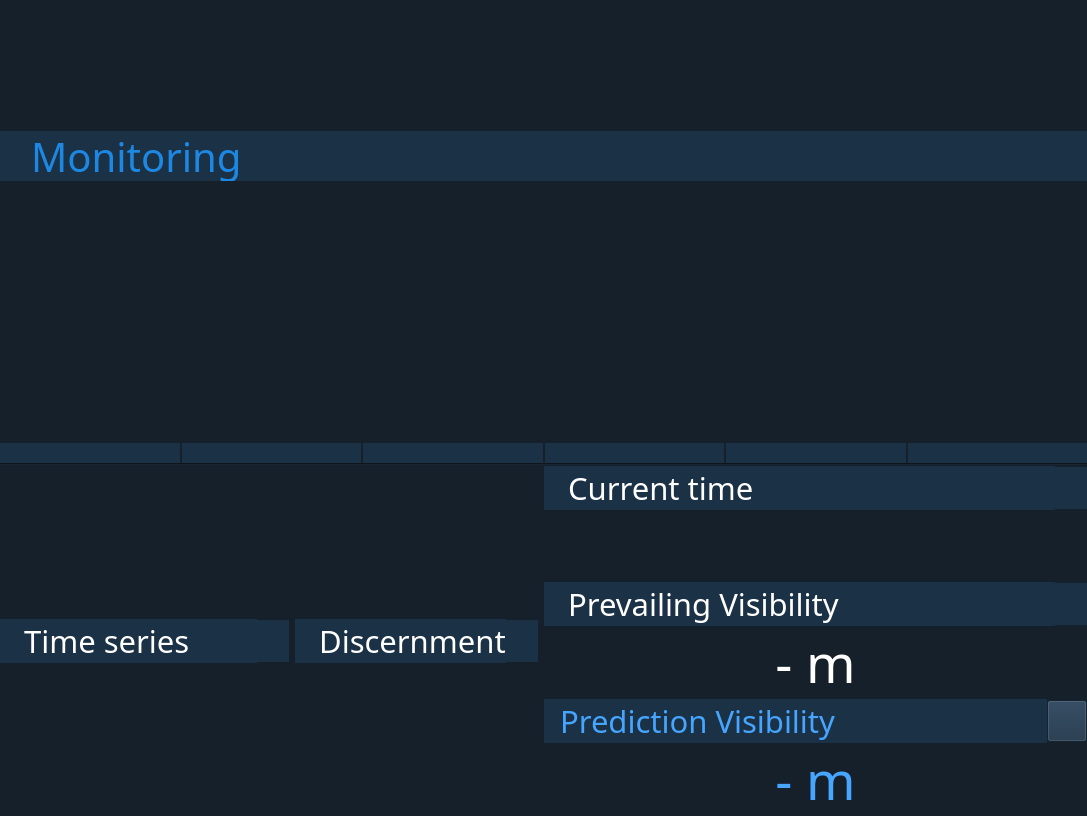
<?xml version="1.0" encoding="UTF-8"?>
<ui version="4.0">
 <class>MainWindow</class>
 <widget class="QMainWindow" name="MainWindow">
  <property name="enabled">
   <bool>true</bool>
  </property>
  <property name="geometry">
   <rect>
    <x>0</x>
    <y>0</y>
    <width>1087</width>
    <height>816</height>
   </rect>
  </property>
  <property name="sizePolicy">
   <sizepolicy hsizetype="Preferred" vsizetype="Preferred">
    <horstretch>0</horstretch>
    <verstretch>0</verstretch>
   </sizepolicy>
  </property>
  <property name="minimumSize">
   <size>
    <width>400</width>
    <height>300</height>
   </size>
  </property>
  <property name="font">
   <font>
    <pointsize>9</pointsize>
    <weight>50</weight>
    <italic>false</italic>
    <bold>false</bold>
   </font>
  </property>
  <property name="mouseTracking">
   <bool>false</bool>
  </property>
  <property name="windowTitle">
   <string>JS-08</string>
  </property>
  <property name="windowIcon">
   <iconset>
    <normaloff>logo.png</normaloff>logo.png</iconset>
  </property>
  <property name="styleSheet">
   <string notr="true">background-color:rgb(22,32,42);
color: rgb(255, 255, 255);</string>
  </property>
  <widget class="QWidget" name="centralwidget">
   <property name="maximumSize">
    <size>
     <width>16777215</width>
     <height>16777215</height>
    </size>
   </property>
   <property name="mouseTracking">
    <bool>false</bool>
   </property>
   <property name="styleSheet">
    <string notr="true"/>
   </property>
   <layout class="QGridLayout" name="gridLayout">
    <property name="leftMargin">
     <number>0</number>
    </property>
    <property name="topMargin">
     <number>0</number>
    </property>
    <property name="rightMargin">
     <number>0</number>
    </property>
    <property name="bottomMargin">
     <number>0</number>
    </property>
    <property name="spacing">
     <number>0</number>
    </property>
    <item row="0" column="0">
     <layout class="QVBoxLayout" name="verticalLayout">
      <property name="spacing">
       <number>0</number>
      </property>
      <property name="leftMargin">
       <number>0</number>
      </property>
      <property name="rightMargin">
       <number>0</number>
      </property>
      <item>
       <layout class="QVBoxLayout" name="camera_verticalLayout" stretch="0,0">
        <property name="spacing">
         <number>0</number>
        </property>
        <property name="sizeConstraint">
         <enum>QLayout::SetMaximumSize</enum>
        </property>
        <item>
         <layout class="QHBoxLayout" name="monitoring_horizontalLayout">
          <property name="spacing">
           <number>0</number>
          </property>
          <item>
           <widget class="QLabel" name="monitoring_label">
            <property name="sizePolicy">
             <sizepolicy hsizetype="Maximum" vsizetype="Maximum">
              <horstretch>0</horstretch>
              <verstretch>0</verstretch>
             </sizepolicy>
            </property>
            <property name="minimumSize">
             <size>
              <width>0</width>
              <height>50</height>
             </size>
            </property>
            <property name="font">
             <font>
              <family>Noto Sans</family>
              <pointsize>30</pointsize>
             </font>
            </property>
            <property name="styleSheet">
             <string notr="true">background-color:rgb(27,49,70);
color:rgb(28,136,227);</string>
            </property>
            <property name="text">
             <string>   Monitoring</string>
            </property>
           </widget>
          </item>
          <item>
           <widget class="QLabel" name="thumbnail_info_label">
            <property name="sizePolicy">
             <sizepolicy hsizetype="Minimum" vsizetype="Maximum">
              <horstretch>0</horstretch>
              <verstretch>0</verstretch>
             </sizepolicy>
            </property>
            <property name="minimumSize">
             <size>
              <width>0</width>
              <height>50</height>
             </size>
            </property>
            <property name="font">
             <font>
              <family>Noto Sans</family>
              <pointsize>30</pointsize>
             </font>
            </property>
            <property name="styleSheet">
             <string notr="true">background-color:rgb(27,49,70);
color: rgb(255, 0, 0);</string>
            </property>
            <property name="text">
             <string/>
            </property>
           </widget>
          </item>
          <item>
           <widget class="QPushButton" name="maxfev_alert">
            <property name="sizePolicy">
             <sizepolicy hsizetype="Maximum" vsizetype="Maximum">
              <horstretch>0</horstretch>
              <verstretch>0</verstretch>
             </sizepolicy>
            </property>
            <property name="minimumSize">
             <size>
              <width>0</width>
              <height>50</height>
             </size>
            </property>
            <property name="toolTip">
             <string>Optimal parameters not found: Number of calls to function has reached max fev = 5000.</string>
            </property>
            <property name="styleSheet">
             <string notr="true">border:0px;
background-color: #1b3146;</string>
            </property>
            <property name="text">
             <string/>
            </property>
            <property name="icon">
             <iconset>
              <normaloff>asset/alert.png</normaloff>asset/alert.png</iconset>
            </property>
            <property name="iconSize">
             <size>
              <width>30</width>
              <height>30</height>
             </size>
            </property>
            <property name="autoDefault">
             <bool>true</bool>
            </property>
            <property name="default">
             <bool>true</bool>
            </property>
            <property name="flat">
             <bool>true</bool>
            </property>
           </widget>
          </item>
          <item>
           <widget class="QLabel" name="blank_label_2">
            <property name="sizePolicy">
             <sizepolicy hsizetype="Maximum" vsizetype="Maximum">
              <horstretch>0</horstretch>
              <verstretch>0</verstretch>
             </sizepolicy>
            </property>
            <property name="minimumSize">
             <size>
              <width>16</width>
              <height>50</height>
             </size>
            </property>
            <property name="styleSheet">
             <string notr="true">border:0px;
background-color: #1b3146;</string>
            </property>
            <property name="text">
             <string/>
            </property>
           </widget>
          </item>
          <item>
           <widget class="QPushButton" name="alert">
            <property name="sizePolicy">
             <sizepolicy hsizetype="Maximum" vsizetype="Maximum">
              <horstretch>0</horstretch>
              <verstretch>0</verstretch>
             </sizepolicy>
            </property>
            <property name="minimumSize">
             <size>
              <width>0</width>
              <height>50</height>
             </size>
            </property>
            <property name="styleSheet">
             <string notr="true">border:0px;
background-color: #1b3146;</string>
            </property>
            <property name="text">
             <string/>
            </property>
            <property name="icon">
             <iconset>
              <normaloff>asset/green.png</normaloff>asset/green.png</iconset>
            </property>
            <property name="iconSize">
             <size>
              <width>30</width>
              <height>30</height>
             </size>
            </property>
            <property name="autoDefault">
             <bool>true</bool>
            </property>
            <property name="default">
             <bool>true</bool>
            </property>
            <property name="flat">
             <bool>true</bool>
            </property>
           </widget>
          </item>
          <item>
           <widget class="QLabel" name="blank_label">
            <property name="sizePolicy">
             <sizepolicy hsizetype="Maximum" vsizetype="Maximum">
              <horstretch>0</horstretch>
              <verstretch>0</verstretch>
             </sizepolicy>
            </property>
            <property name="minimumSize">
             <size>
              <width>16</width>
              <height>50</height>
             </size>
            </property>
            <property name="styleSheet">
             <string notr="true">border:0px;
background-color: #1b3146;</string>
            </property>
            <property name="text">
             <string/>
            </property>
           </widget>
          </item>
          <item>
           <widget class="QPushButton" name="setting_button">
            <property name="enabled">
             <bool>true</bool>
            </property>
            <property name="sizePolicy">
             <sizepolicy hsizetype="Maximum" vsizetype="Maximum">
              <horstretch>0</horstretch>
              <verstretch>0</verstretch>
             </sizepolicy>
            </property>
            <property name="minimumSize">
             <size>
              <width>0</width>
              <height>50</height>
             </size>
            </property>
            <property name="cursor">
             <cursorShape>OpenHandCursor</cursorShape>
            </property>
            <property name="styleSheet">
             <string notr="true">border:0px;
background-color: #1b3146;</string>
            </property>
            <property name="text">
             <string/>
            </property>
            <property name="icon">
             <iconset>
              <normaloff>asset/settings.png</normaloff>asset/settings.png</iconset>
            </property>
            <property name="iconSize">
             <size>
              <width>40</width>
              <height>40</height>
             </size>
            </property>
            <property name="autoDefault">
             <bool>true</bool>
            </property>
            <property name="default">
             <bool>true</bool>
            </property>
            <property name="flat">
             <bool>true</bool>
            </property>
           </widget>
          </item>
         </layout>
        </item>
        <item>
         <layout class="QHBoxLayout" name="video_horizontalLayout">
          <property name="spacing">
           <number>0</number>
          </property>
          <property name="topMargin">
           <number>0</number>
          </property>
          <property name="bottomMargin">
           <number>0</number>
          </property>
         </layout>
        </item>
       </layout>
      </item>
      <item>
       <layout class="QHBoxLayout" name="thumbnail_horizontalLayout">
        <property name="spacing">
         <number>2</number>
        </property>
        <item>
         <layout class="QVBoxLayout" name="ago6hour_verticalLayout">
          <property name="spacing">
           <number>0</number>
          </property>
          <item>
           <widget class="QLabel" name="label_6hour">
            <property name="sizePolicy">
             <sizepolicy hsizetype="Minimum" vsizetype="Preferred">
              <horstretch>0</horstretch>
              <verstretch>0</verstretch>
             </sizepolicy>
            </property>
            <property name="minimumSize">
             <size>
              <width>0</width>
              <height>0</height>
             </size>
            </property>
            <property name="maximumSize">
             <size>
              <width>16777215</width>
              <height>131</height>
             </size>
            </property>
            <property name="styleSheet">
             <string notr="true"/>
            </property>
            <property name="text">
             <string/>
            </property>
           </widget>
          </item>
          <item>
           <widget class="QLabel" name="label_6hour_time">
            <property name="sizePolicy">
             <sizepolicy hsizetype="Preferred" vsizetype="Maximum">
              <horstretch>0</horstretch>
              <verstretch>0</verstretch>
             </sizepolicy>
            </property>
            <property name="font">
             <font>
              <family>Noto Sans</family>
              <pointsize>11</pointsize>
              <weight>75</weight>
              <bold>true</bold>
             </font>
            </property>
            <property name="styleSheet">
             <string notr="true">background-color:rgb(27,49,70);
color:#ffffff;</string>
            </property>
            <property name="text">
             <string/>
            </property>
            <property name="alignment">
             <set>Qt::AlignCenter</set>
            </property>
           </widget>
          </item>
         </layout>
        </item>
        <item>
         <layout class="QVBoxLayout" name="ago5hour_verticalLayout">
          <property name="spacing">
           <number>0</number>
          </property>
          <item>
           <widget class="QLabel" name="label_5hour">
            <property name="sizePolicy">
             <sizepolicy hsizetype="Minimum" vsizetype="Preferred">
              <horstretch>0</horstretch>
              <verstretch>0</verstretch>
             </sizepolicy>
            </property>
            <property name="minimumSize">
             <size>
              <width>0</width>
              <height>0</height>
             </size>
            </property>
            <property name="maximumSize">
             <size>
              <width>16777215</width>
              <height>131</height>
             </size>
            </property>
            <property name="styleSheet">
             <string notr="true"/>
            </property>
            <property name="text">
             <string/>
            </property>
           </widget>
          </item>
          <item>
           <widget class="QLabel" name="label_5hour_time">
            <property name="sizePolicy">
             <sizepolicy hsizetype="Preferred" vsizetype="Maximum">
              <horstretch>0</horstretch>
              <verstretch>0</verstretch>
             </sizepolicy>
            </property>
            <property name="font">
             <font>
              <family>Noto Sans</family>
              <pointsize>11</pointsize>
              <weight>75</weight>
              <bold>true</bold>
             </font>
            </property>
            <property name="styleSheet">
             <string notr="true">background-color:rgb(27,49,70);
color:#ffffff;</string>
            </property>
            <property name="text">
             <string/>
            </property>
            <property name="alignment">
             <set>Qt::AlignCenter</set>
            </property>
           </widget>
          </item>
         </layout>
        </item>
        <item>
         <layout class="QVBoxLayout" name="ago4hour_verticalLayout">
          <property name="spacing">
           <number>0</number>
          </property>
          <item>
           <widget class="QLabel" name="label_4hour">
            <property name="sizePolicy">
             <sizepolicy hsizetype="Minimum" vsizetype="Preferred">
              <horstretch>0</horstretch>
              <verstretch>0</verstretch>
             </sizepolicy>
            </property>
            <property name="minimumSize">
             <size>
              <width>0</width>
              <height>0</height>
             </size>
            </property>
            <property name="maximumSize">
             <size>
              <width>16777215</width>
              <height>131</height>
             </size>
            </property>
            <property name="styleSheet">
             <string notr="true"/>
            </property>
            <property name="text">
             <string/>
            </property>
           </widget>
          </item>
          <item>
           <widget class="QLabel" name="label_4hour_time">
            <property name="sizePolicy">
             <sizepolicy hsizetype="Preferred" vsizetype="Maximum">
              <horstretch>0</horstretch>
              <verstretch>0</verstretch>
             </sizepolicy>
            </property>
            <property name="font">
             <font>
              <family>Noto Sans</family>
              <pointsize>11</pointsize>
              <weight>75</weight>
              <bold>true</bold>
             </font>
            </property>
            <property name="styleSheet">
             <string notr="true">background-color:rgb(27,49,70);
color:#ffffff;</string>
            </property>
            <property name="text">
             <string/>
            </property>
            <property name="alignment">
             <set>Qt::AlignCenter</set>
            </property>
           </widget>
          </item>
         </layout>
        </item>
        <item>
         <layout class="QVBoxLayout" name="ago3hour_verticalLayout">
          <property name="spacing">
           <number>0</number>
          </property>
          <item>
           <widget class="QLabel" name="label_3hour">
            <property name="sizePolicy">
             <sizepolicy hsizetype="Minimum" vsizetype="Preferred">
              <horstretch>0</horstretch>
              <verstretch>0</verstretch>
             </sizepolicy>
            </property>
            <property name="minimumSize">
             <size>
              <width>0</width>
              <height>0</height>
             </size>
            </property>
            <property name="maximumSize">
             <size>
              <width>16777215</width>
              <height>131</height>
             </size>
            </property>
            <property name="styleSheet">
             <string notr="true"/>
            </property>
            <property name="text">
             <string/>
            </property>
           </widget>
          </item>
          <item>
           <widget class="QLabel" name="label_3hour_time">
            <property name="sizePolicy">
             <sizepolicy hsizetype="Preferred" vsizetype="Maximum">
              <horstretch>0</horstretch>
              <verstretch>0</verstretch>
             </sizepolicy>
            </property>
            <property name="font">
             <font>
              <family>Noto Sans</family>
              <pointsize>11</pointsize>
              <weight>75</weight>
              <bold>true</bold>
             </font>
            </property>
            <property name="styleSheet">
             <string notr="true">background-color:rgb(27,49,70);
color:#ffffff;</string>
            </property>
            <property name="text">
             <string/>
            </property>
            <property name="alignment">
             <set>Qt::AlignCenter</set>
            </property>
           </widget>
          </item>
         </layout>
        </item>
        <item>
         <layout class="QVBoxLayout" name="ago2hour_verticalLayout">
          <property name="spacing">
           <number>0</number>
          </property>
          <item>
           <widget class="QLabel" name="label_2hour">
            <property name="sizePolicy">
             <sizepolicy hsizetype="Minimum" vsizetype="Preferred">
              <horstretch>0</horstretch>
              <verstretch>0</verstretch>
             </sizepolicy>
            </property>
            <property name="minimumSize">
             <size>
              <width>0</width>
              <height>0</height>
             </size>
            </property>
            <property name="maximumSize">
             <size>
              <width>16777215</width>
              <height>131</height>
             </size>
            </property>
            <property name="styleSheet">
             <string notr="true"/>
            </property>
            <property name="text">
             <string/>
            </property>
           </widget>
          </item>
          <item>
           <widget class="QLabel" name="label_2hour_time">
            <property name="sizePolicy">
             <sizepolicy hsizetype="Preferred" vsizetype="Maximum">
              <horstretch>0</horstretch>
              <verstretch>0</verstretch>
             </sizepolicy>
            </property>
            <property name="font">
             <font>
              <family>Noto Sans</family>
              <pointsize>11</pointsize>
              <weight>75</weight>
              <bold>true</bold>
             </font>
            </property>
            <property name="styleSheet">
             <string notr="true">background-color:rgb(27,49,70);
color:#ffffff;</string>
            </property>
            <property name="text">
             <string/>
            </property>
            <property name="alignment">
             <set>Qt::AlignCenter</set>
            </property>
           </widget>
          </item>
         </layout>
        </item>
        <item>
         <layout class="QVBoxLayout" name="ago1hour_verticalLayout">
          <property name="spacing">
           <number>0</number>
          </property>
          <item>
           <widget class="QLabel" name="label_1hour">
            <property name="sizePolicy">
             <sizepolicy hsizetype="Minimum" vsizetype="Preferred">
              <horstretch>0</horstretch>
              <verstretch>0</verstretch>
             </sizepolicy>
            </property>
            <property name="minimumSize">
             <size>
              <width>0</width>
              <height>0</height>
             </size>
            </property>
            <property name="maximumSize">
             <size>
              <width>16777215</width>
              <height>131</height>
             </size>
            </property>
            <property name="styleSheet">
             <string notr="true"/>
            </property>
            <property name="text">
             <string/>
            </property>
           </widget>
          </item>
          <item>
           <widget class="QLabel" name="label_1hour_time">
            <property name="sizePolicy">
             <sizepolicy hsizetype="Preferred" vsizetype="Maximum">
              <horstretch>0</horstretch>
              <verstretch>0</verstretch>
             </sizepolicy>
            </property>
            <property name="font">
             <font>
              <family>Noto Sans</family>
              <pointsize>11</pointsize>
              <weight>75</weight>
              <bold>true</bold>
             </font>
            </property>
            <property name="styleSheet">
             <string notr="true">background-color:rgb(27,49,70);
color:#ffffff;</string>
            </property>
            <property name="text">
             <string/>
            </property>
            <property name="alignment">
             <set>Qt::AlignCenter</set>
            </property>
           </widget>
          </item>
         </layout>
        </item>
       </layout>
      </item>
      <item>
       <widget class="Line" name="line">
        <property name="orientation">
         <enum>Qt::Horizontal</enum>
        </property>
       </widget>
      </item>
      <item>
       <layout class="QHBoxLayout" name="data_horizontalLayout" stretch="0,0">
        <property name="sizeConstraint">
         <enum>QLayout::SetMinimumSize</enum>
        </property>
        <item>
         <layout class="QHBoxLayout" name="horizontalLayout">
          <property name="spacing">
           <number>6</number>
          </property>
          <item>
           <layout class="QVBoxLayout" name="verticalLayout_2">
            <property name="spacing">
             <number>0</number>
            </property>
            <item>
             <layout class="QHBoxLayout" name="horizontalLayout_2">
              <property name="spacing">
               <number>0</number>
              </property>
              <item>
               <widget class="QLabel" name="timeseries_label_2">
                <property name="sizePolicy">
                 <sizepolicy hsizetype="Minimum" vsizetype="Maximum">
                  <horstretch>0</horstretch>
                  <verstretch>0</verstretch>
                 </sizepolicy>
                </property>
                <property name="font">
                 <font>
                  <family>Noto Sans</family>
                  <pointsize>23</pointsize>
                 </font>
                </property>
                <property name="styleSheet">
                 <string notr="true">background-color:rgb(27,49,70);
color: #ffffff;</string>
                </property>
                <property name="text">
                 <string>   Time series</string>
                </property>
               </widget>
              </item>
              <item>
               <widget class="QPushButton" name="timeseries_button_2">
                <property name="sizePolicy">
                 <sizepolicy hsizetype="Maximum" vsizetype="Maximum">
                  <horstretch>0</horstretch>
                  <verstretch>0</verstretch>
                 </sizepolicy>
                </property>
                <property name="minimumSize">
                 <size>
                  <width>0</width>
                  <height>42</height>
                 </size>
                </property>
                <property name="styleSheet">
                 <string notr="true">border:0px;
background-color: #1b3146;</string>
                </property>
                <property name="text">
                 <string/>
                </property>
                <property name="icon">
                 <iconset>
                  <normaloff>asset/graph.png</normaloff>asset/graph.png</iconset>
                </property>
                <property name="iconSize">
                 <size>
                  <width>32</width>
                  <height>32</height>
                 </size>
                </property>
                <property name="autoDefault">
                 <bool>true</bool>
                </property>
                <property name="default">
                 <bool>true</bool>
                </property>
                <property name="flat">
                 <bool>true</bool>
                </property>
               </widget>
              </item>
             </layout>
            </item>
            <item>
             <layout class="QVBoxLayout" name="graph_horizontalLayout"/>
            </item>
           </layout>
          </item>
          <item>
           <layout class="QVBoxLayout" name="timeseries_verticalLayout">
            <property name="spacing">
             <number>0</number>
            </property>
            <property name="sizeConstraint">
             <enum>QLayout::SetMinimumSize</enum>
            </property>
            <property name="rightMargin">
             <number>6</number>
            </property>
            <item>
             <layout class="QHBoxLayout" name="timeseries_horizontalLayout">
              <property name="spacing">
               <number>0</number>
              </property>
              <item>
               <widget class="QLabel" name="timeseries_label">
                <property name="sizePolicy">
                 <sizepolicy hsizetype="Minimum" vsizetype="Maximum">
                  <horstretch>0</horstretch>
                  <verstretch>0</verstretch>
                 </sizepolicy>
                </property>
                <property name="font">
                 <font>
                  <family>Noto Sans</family>
                  <pointsize>23</pointsize>
                 </font>
                </property>
                <property name="styleSheet">
                 <string notr="true">background-color:rgb(27,49,70);
color: #ffffff;</string>
                </property>
                <property name="text">
                 <string>   Discernment</string>
                </property>
               </widget>
              </item>
              <item>
               <widget class="QPushButton" name="timeseries_button">
                <property name="sizePolicy">
                 <sizepolicy hsizetype="Maximum" vsizetype="Maximum">
                  <horstretch>0</horstretch>
                  <verstretch>0</verstretch>
                 </sizepolicy>
                </property>
                <property name="minimumSize">
                 <size>
                  <width>0</width>
                  <height>42</height>
                 </size>
                </property>
                <property name="styleSheet">
                 <string notr="true">border:0px;
background-color: #1b3146;</string>
                </property>
                <property name="text">
                 <string/>
                </property>
                <property name="icon">
                 <iconset>
                  <normaloff>asset/polar.png</normaloff>asset/polar.png</iconset>
                </property>
                <property name="iconSize">
                 <size>
                  <width>35</width>
                  <height>35</height>
                 </size>
                </property>
                <property name="autoDefault">
                 <bool>true</bool>
                </property>
                <property name="default">
                 <bool>true</bool>
                </property>
                <property name="flat">
                 <bool>true</bool>
                </property>
               </widget>
              </item>
             </layout>
            </item>
            <item>
             <layout class="QHBoxLayout" name="polar_horizontalLayout"/>
            </item>
           </layout>
          </item>
         </layout>
        </item>
        <item>
         <layout class="QVBoxLayout" name="etc_verticalLayout" stretch="0,0,0,0,0,0">
          <property name="sizeConstraint">
           <enum>QLayout::SetMinimumSize</enum>
          </property>
          <item>
           <layout class="QHBoxLayout" name="time_horizontalLayout">
            <property name="spacing">
             <number>0</number>
            </property>
            <property name="sizeConstraint">
             <enum>QLayout::SetMinimumSize</enum>
            </property>
            <item>
             <widget class="QLabel" name="time_label">
              <property name="sizePolicy">
               <sizepolicy hsizetype="Minimum" vsizetype="Minimum">
                <horstretch>0</horstretch>
                <verstretch>0</verstretch>
               </sizepolicy>
              </property>
              <property name="font">
               <font>
                <family>Noto Sans</family>
                <pointsize>23</pointsize>
               </font>
              </property>
              <property name="styleSheet">
               <string notr="true">background-color:rgb(27,49,70);
color: #ffffff;</string>
              </property>
              <property name="text">
               <string>   Current time</string>
              </property>
             </widget>
            </item>
            <item>
             <widget class="QPushButton" name="time_button">
              <property name="sizePolicy">
               <sizepolicy hsizetype="Maximum" vsizetype="Maximum">
                <horstretch>0</horstretch>
                <verstretch>0</verstretch>
               </sizepolicy>
              </property>
              <property name="minimumSize">
               <size>
                <width>0</width>
                <height>42</height>
               </size>
              </property>
              <property name="styleSheet">
               <string notr="true">border:0px;
background-color: #1b3146;</string>
              </property>
              <property name="text">
               <string/>
              </property>
              <property name="icon">
               <iconset>
                <normaloff>asset/clock.png</normaloff>asset/clock.png</iconset>
              </property>
              <property name="iconSize">
               <size>
                <width>32</width>
                <height>32</height>
               </size>
              </property>
             </widget>
            </item>
           </layout>
          </item>
          <item>
           <widget class="QLabel" name="real_time_label">
            <property name="sizePolicy">
             <sizepolicy hsizetype="Preferred" vsizetype="Preferred">
              <horstretch>0</horstretch>
              <verstretch>0</verstretch>
             </sizepolicy>
            </property>
            <property name="font">
             <font>
              <family>Noto Sans</family>
              <pointsize>40</pointsize>
             </font>
            </property>
            <property name="styleSheet">
             <string notr="true">color:#ffffff;</string>
            </property>
            <property name="text">
             <string/>
            </property>
            <property name="alignment">
             <set>Qt::AlignCenter</set>
            </property>
           </widget>
          </item>
          <item>
           <layout class="QHBoxLayout" name="prevailing_vis_horizontalLayout">
            <property name="spacing">
             <number>0</number>
            </property>
            <property name="sizeConstraint">
             <enum>QLayout::SetMinimumSize</enum>
            </property>
            <item>
             <widget class="QLabel" name="prevailing_vis_label">
              <property name="sizePolicy">
               <sizepolicy hsizetype="Minimum" vsizetype="Minimum">
                <horstretch>0</horstretch>
                <verstretch>0</verstretch>
               </sizepolicy>
              </property>
              <property name="font">
               <font>
                <family>Noto Sans</family>
                <pointsize>23</pointsize>
               </font>
              </property>
              <property name="styleSheet">
               <string notr="true">background-color:rgb(27,49,70);
color: #ffffff;</string>
              </property>
              <property name="text">
               <string>   Prevailing Visibility</string>
              </property>
             </widget>
            </item>
            <item>
             <widget class="QPushButton" name="prevailing_vis_button">
              <property name="sizePolicy">
               <sizepolicy hsizetype="Maximum" vsizetype="Maximum">
                <horstretch>0</horstretch>
                <verstretch>0</verstretch>
               </sizepolicy>
              </property>
              <property name="minimumSize">
               <size>
                <width>0</width>
                <height>42</height>
               </size>
              </property>
              <property name="styleSheet">
               <string notr="true">border:0px;
background-color: #1b3146;</string>
              </property>
              <property name="text">
               <string/>
              </property>
              <property name="icon">
               <iconset>
                <normaloff>asset/vis.png</normaloff>asset/vis.png</iconset>
              </property>
              <property name="iconSize">
               <size>
                <width>32</width>
                <height>32</height>
               </size>
              </property>
             </widget>
            </item>
           </layout>
          </item>
          <item>
           <widget class="QLabel" name="c_vis_label">
            <property name="sizePolicy">
             <sizepolicy hsizetype="Preferred" vsizetype="Preferred">
              <horstretch>0</horstretch>
              <verstretch>0</verstretch>
             </sizepolicy>
            </property>
            <property name="font">
             <font>
              <family>Noto Sans</family>
              <pointsize>40</pointsize>
             </font>
            </property>
            <property name="styleSheet">
             <string notr="true">color:#ffffff;</string>
            </property>
            <property name="text">
             <string>- m</string>
            </property>
            <property name="alignment">
             <set>Qt::AlignCenter</set>
            </property>
           </widget>
          </item>
          <item>
           <layout class="QHBoxLayout" name="prediction_vis_horizontalLayout">
            <property name="spacing">
             <number>0</number>
            </property>
            <item>
             <widget class="QLabel" name="label">
              <property name="sizePolicy">
               <sizepolicy hsizetype="Minimum" vsizetype="Minimum">
                <horstretch>0</horstretch>
                <verstretch>0</verstretch>
               </sizepolicy>
              </property>
              <property name="font">
               <font>
                <family>Noto Sans</family>
                <pointsize>23</pointsize>
               </font>
              </property>
              <property name="styleSheet">
               <string notr="true">background-color:rgb(27,49,70);color: rgb(69, 165, 255);</string>
              </property>
              <property name="text">
               <string>  Prediction Visibility</string>
              </property>
             </widget>
            </item>
            <item>
             <widget class="QPushButton" name="button">
              <property name="sizePolicy">
               <sizepolicy hsizetype="Maximum" vsizetype="Maximum">
                <horstretch>0</horstretch>
                <verstretch>0</verstretch>
               </sizepolicy>
              </property>
              <property name="minimumSize">
               <size>
                <width>0</width>
                <height>42</height>
               </size>
              </property>
              <property name="styleSheet">
               <string notr="true">background-color:rgb(27,49,70);color: rgb(69, 165, 255);</string>
              </property>
              <property name="text">
               <string/>
              </property>
              <property name="icon">
               <iconset>
                <normaloff>asset/pre_vis_1.png</normaloff>asset/pre_vis_1.png</iconset>
              </property>
              <property name="iconSize">
               <size>
                <width>32</width>
                <height>32</height>
               </size>
              </property>
             </widget>
            </item>
           </layout>
          </item>
          <item>
           <widget class="QLabel" name="p_vis_label">
            <property name="sizePolicy">
             <sizepolicy hsizetype="Preferred" vsizetype="Preferred">
              <horstretch>0</horstretch>
              <verstretch>0</verstretch>
             </sizepolicy>
            </property>
            <property name="font">
             <font>
              <family>Noto Sans</family>
              <pointsize>40</pointsize>
             </font>
            </property>
            <property name="styleSheet">
             <string notr="true">color: rgb(69, 165, 255);</string>
            </property>
            <property name="text">
             <string>- m</string>
            </property>
            <property name="alignment">
             <set>Qt::AlignCenter</set>
            </property>
           </widget>
          </item>
         </layout>
        </item>
       </layout>
      </item>
     </layout>
    </item>
   </layout>
  </widget>
  <action name="actionExit">
   <property name="text">
    <string>&amp;Quit</string>
   </property>
   <property name="toolTip">
    <string>Exit</string>
   </property>
   <property name="statusTip">
    <string>Exit JS-06</string>
   </property>
   <property name="shortcut">
    <string>Ctrl+W</string>
   </property>
  </action>
  <action name="actionsd">
   <property name="text">
    <string>sd</string>
   </property>
  </action>
  <action name="actionkm">
   <property name="checkable">
    <bool>true</bool>
   </property>
   <property name="enabled">
    <bool>true</bool>
   </property>
   <property name="text">
    <string>km</string>
   </property>
  </action>
  <action name="actionmi">
   <property name="checkable">
    <bool>true</bool>
   </property>
   <property name="enabled">
    <bool>true</bool>
   </property>
   <property name="text">
    <string>mi</string>
   </property>
  </action>
  <action name="actionInference">
   <property name="checkable">
    <bool>true</bool>
   </property>
   <property name="checked">
    <bool>false</bool>
   </property>
   <property name="text">
    <string>Inference</string>
   </property>
   <property name="shortcut">
    <string>I</string>
   </property>
  </action>
  <action name="actionEdit_Target">
   <property name="checkable">
    <bool>false</bool>
   </property>
   <property name="text">
    <string>Edit &amp;Target</string>
   </property>
  </action>
  <action name="actionEdit_Camera">
   <property name="enabled">
    <bool>true</bool>
   </property>
   <property name="text">
    <string>Edit &amp;Camera Info</string>
   </property>
  </action>
  <action name="actionAbout">
   <property name="text">
    <string>About</string>
   </property>
  </action>
  <action name="actionConfiguration">
   <property name="text">
    <string>Con&amp;figuration</string>
   </property>
  </action>
 </widget>
 <resources/>
 <connections>
  <connection>
   <sender>actionExit</sender>
   <signal>triggered()</signal>
   <receiver>MainWindow</receiver>
   <slot>close()</slot>
   <hints>
    <hint type="sourcelabel">
     <x>-1</x>
     <y>-1</y>
    </hint>
    <hint type="destinationlabel">
     <x>187</x>
     <y>228</y>
    </hint>
   </hints>
  </connection>
 </connections>
</ui>
